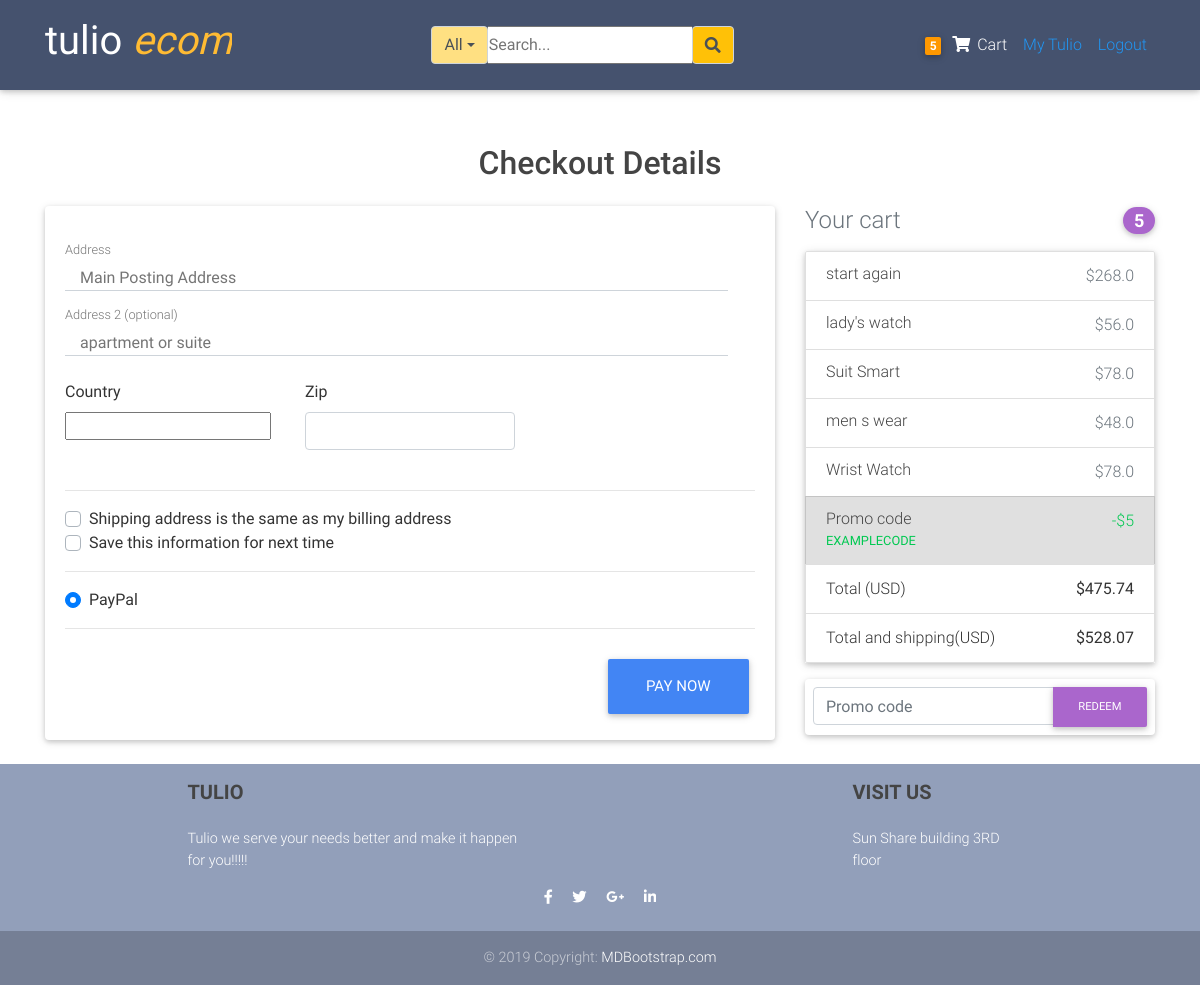
Screenshot of /checkout/ (signed in) with the database file from the repository.
### blogs/models.py (models this page shows, shortened)
class Order(models.Model):
	user           = models.ForeignKey(settings.AUTH_USER_MODEL,
	                        on_delete=models.CASCADE)
	items          = models.ManyToManyField(OrderItem)
	start_date     = models.DateTimeField(auto_now_add=True)
	ordered_date   = models.DateTimeField()
	ordered        = models.BooleanField(default=False)
	biling_address = models.ForeignKey("BillingAddress",
		          on_delete=models.SET_NULL, blank=True, null=True)
	payment        = models.ForeignKey("Payment",
		          on_delete=models.SET_NULL, blank=True, null=True)
	def get_total(self):
		total = 0
		for order_item in self.items.all():
			total +=order_item.get_final_price()
		return round(total,2)
	def get_shipping(self):
		shipping=0
		if self.get_total() <=10:
			shipping=self.get_total()*0.05
		elif self.get_total() >10 and self.get_total()<=20:
			shipping=self.get_total()*0.06
		elif self.get_total() >20 and self.get_total()<=100:
			shipping=self.get_total()*0.08
		else:
			shipping=self.get_total()*0.11
		return round(shipping,2)
	def get_total_and_shipping(self):
		return round((self.get_total() + self.get_shipping()),2)

class  OrderItem(models.Model):
	user     = models.ForeignKey(settings.AUTH_USER_MODEL,
	                        on_delete=models.CASCADE)
	ordered  = models.BooleanField(default=False)
	item     = models.ForeignKey(Item, on_delete=models.CASCADE)
	quantity = models.IntegerField(default=1)
	date     = models.DateTimeField(auto_now_add=True)
	def get_item_total_price(self):
		return self.quantity * self.item.price
	def get_item_total_discount_price(self):
		return round((self.quantity * self.item.discount_price), 2)
	def get_final_price(self):
		if self.item.discount_price:
			return self.get_item_total_discount_price()
		return self.get_item_total_price()

class Item(models.Model):
	title           = models.CharField(max_length=100)
	price           = models.FloatField()
	discount_price  = models.FloatField(blank=True, null=True)
	category        = models.CharField(choices=CATEGORY_CHOICES, max_length=2)
	label           = models.CharField(choices=LABEL_CHOICES, max_length=2)
	image           = models.ImageField(upload_to='product_pictures')
	slug            = models.SlugField()
	description     = models.TextField()
	owner           = models.ForeignKey(User, on_delete=models.CASCADE)
	date            = models.DateTimeField(auto_now_add=True)
	objects         = ProductManager()

### blogs/views.py (the view, shortened to what this page needs)
# urls.py: path('checkout/', CheckoutView.as_view(), name = "checkout" ),
class CheckoutView(LoginRequiredMixin, View):
	def get(self, *args, **kwargs):
		try:
			order = Order.objects.get(user=self.request.user, ordered=False)
			form = CheckoutForm()
			context ={
			'form':form,
			'order':order,
			}
			return render(self.request, "blogs/checkout.html", context)
		except ObjectDoesNotExist:
			messages.error(self.request,f"No active orders available")
			return redirect("blogs:checkout")

### blogs/blog_forms.py
class CheckoutForm(forms.Form):
	street_address = forms.CharField(widget=forms.TextInput(attrs={
		"placeholder": "Main Posting Address",
		'class':'col-md-11 pt-3'
		}))
	apartment_address = forms.CharField(required= False, widget=forms.TextInput(attrs={
		"placeholder": "apartment or suite",
		'class':'col-md-11 pt-3'
		}))
	country = CountryField(blank_label='(select country)').formfield(widget =CountrySelectWidget(attrs={
		'class': 'custom-select d-block w-100'
		}))
	zip =forms.CharField(widget=forms.TextInput(attrs={
		'class':'form-control'
		}))
	same_biling_address = forms.BooleanField(required=False)
	save_info = forms.BooleanField(required=False)
	payment_options=forms.ChoiceField(widget=forms.RadioSelect,
						choices=PAYMENT_CHOICES)

### blogs/templatetags/cart_item_count.py (called while the page is built)
@register.filter
def cart_count(user):
	if user.is_authenticated:
		query_set = Order.objects.filter(user=user, ordered=False)
		if query_set.exists():
			return query_set[0].items.count()
	return 0

### blogs/templates/blogs/checkout.html (shortened to what this page needs)
{%extends 'blogs/layout.html'%}
{%load cart_item_count%}
{%load crispy_forms_tags%}
{%block content%}
    <div class="container wow fadeIn pt-5">
      <h2 class=" h2 text-center mb-4">Checkout Details</h2>
      <div class="row">
        <div class="col-md-8 mb-4">
          <div class="card">
            <form method="POST" class="card-body">
              <div class="md-form mb-8">
               {{form.street_address}}
                <label for="address" class="">Address</label>
              </div>
              <div class="md-form mb-8">
                {{form.apartment_address}}
                <label for="text-bold address-2" class="">Address 2 (optional)</label>
              </div>
              <div class="row">
                <div class="col-lg-4 col-md-12 mb-4">
                  <label for="country">Country</label>
                  {{form.country}}
                </div>
                <div class="col-lg-4 col-md-6 mb-4">
                  <label for="zip">Zip</label>
                  {{form.zip}}
                </div>
              </div>
              <hr>
              <div class="custom-control custom-checkbox">
                <label class="custom-control-label" for="same-address">Shipping address is the same as my billing address</label>
              </div>
              <div class="custom-control custom-checkbox">
                <label class="custom-control-label" for="save-info">Save this information for next time</label>
              </div>
              <hr>
              <div class="d-block my-3">
                {% for value, name in form.fields.payment_options.choices%}
                <div class="custom-control custom-radio">
                  <label class="custom-control-label" for="{{name}}">{{name}}</label>
                </div>
               {%endfor%}
              </div>
              <hr class="mb-4">
              <button class="btn btn-primary btn-lg float-right" type="submit">Pay Now</button>
            </form>
          </div>
        </div>
       <div class="col-md-4 mb-4">
          <h4 class="d-flex justify-content-between align-items-center mb-3">
            <span class="text-muted">Your cart</span>
            <span class="badge badge-secondary badge-pill">{{request.user|cart_count}}</span>
          </h4>
          <ul class="list-group mb-3 z-depth-1">
            {%for order_item in order.items.all%}
            <li class="list-group-item d-flex justify-content-between lh-condensed">
              <div>
                <h6 class="my-0">{{order_item.item.title}}</h6>
              </div>
              <span class="text-muted">${{order_item.get_item_total_price}}</span>
            </li>
            {%endfor%}
            {%if order.items.all%}
            <li class="list-group-item d-flex justify-content-between bg-light">
              <div class="text-success">
                <h6 class="my-0">Promo code</h6>
                <small>EXAMPLECODE</small>
              </div>
              <span class="text-success">-$5</span>
            </li>
            <li class="list-group-item d-flex justify-content-between">
              <span>Total (USD)</span>
              <strong>${{order.get_total}}</strong>
            </li>
            <li class="list-group-item d-flex justify-content-between">
              <span>Total and shipping(USD)</span>
              <strong>${{order.get_total_and_shipping}}</strong>
            </li>
          </ul>
          {%endif%}
          <form class="card p-2">
            <div class="input-group">
              <input type="text" class="form-control" placeholder="Promo code" aria-label="Recipient's username" aria-describedby="basic-addon2">
              <div class="input-group-append">
                <button class="btn btn-secondary btn-md waves-effect m-0" type="button">Redeem</button>
              </div>
            </div>
          </form>
</div>
      </div>
    </div>
{%endblock content%}

### blogs/templates/blogs/nav.html
{%load cart_item_count%}
<nav class="navbar fixed-top navbar-expand-lg navbar-dark mdb-color scrolling-navbar">
    <div class="container">
      <a class="navbar-brand waves-effect" href="{%url 'blogs:home' %}" target="_blank">
          <h1>
             <strong class="white-text">tulio <em class="text-warning">ecom</em></strong>
          </h1>
      </a>
  {%include 'blogs/search_bar.html'%}
        <ul class="navbar-nav nav-flex-icons">
          <li>
            <div class="navbar-nav">
                  <li class="nav-item">
                      <a href="{%url 'blogs:order_summary'%}" class="nav-link waves-effect">
                        <span class="badge orange z-depth-1 mr-1"> {{request.user|cart_count}}</span>
                          <i class="fas fa-shopping-cart"></i>
                        <span class="clearfix d-none d-sm-inline-block"> Cart </span>
                      </a>
                  </li>
                {%if request.user.is_authenticated%}
                    <a class="nav-item nav-link blue-text" href="{%url 'blogs:dashboard'%}">My Tulio</a>
                    <a class="nav-item nav-link blue-text" href="{%url 'account_logout' %}">Logout</a>
                {%else%}
                    <a class="nav-item nav-link blue-text" href="{%url 'account_login' %}">Login</a>
                    <a class="nav-item nav-link blue-text" href="{%url 'account_signup'%}">Register</a>
                {%endif%}
            </div>
          </li>
        </ul>
      </div>
  </nav>

### blogs/static/blogs/main.css (style rules this page uses)
* { margin: 0; padding:0; }
body { background: #ffffff; color: #333333; margin-top: 5rem; }
ul,li { list-style: none }
h1, h2, h3, h4, h5, h6 { color: #444444; }
.site-header .navbar-nav .nav-link { color: #cbd5db; }

### blogs/templates/blogs/layout.html (style rules this page uses)
html, body, header, .carousel { height: 60vh; }

### rows the page displays
OrderItem: item "start again", get_item_total_price "268.0"
OrderItem: item "lady's watch", get_item_total_price "56.0"
OrderItem: item "Suit Smart", get_item_total_price "78.0"
OrderItem: item "men s wear", get_item_total_price "48.0"
OrderItem: item "Wrist Watch", get_item_total_price "78.0"
Order: get_total "475.74", get_total_and_shipping "528.07"

### other values shown
{{ request.user|cart_count }} "5"
{{ name }} "PayPal"
